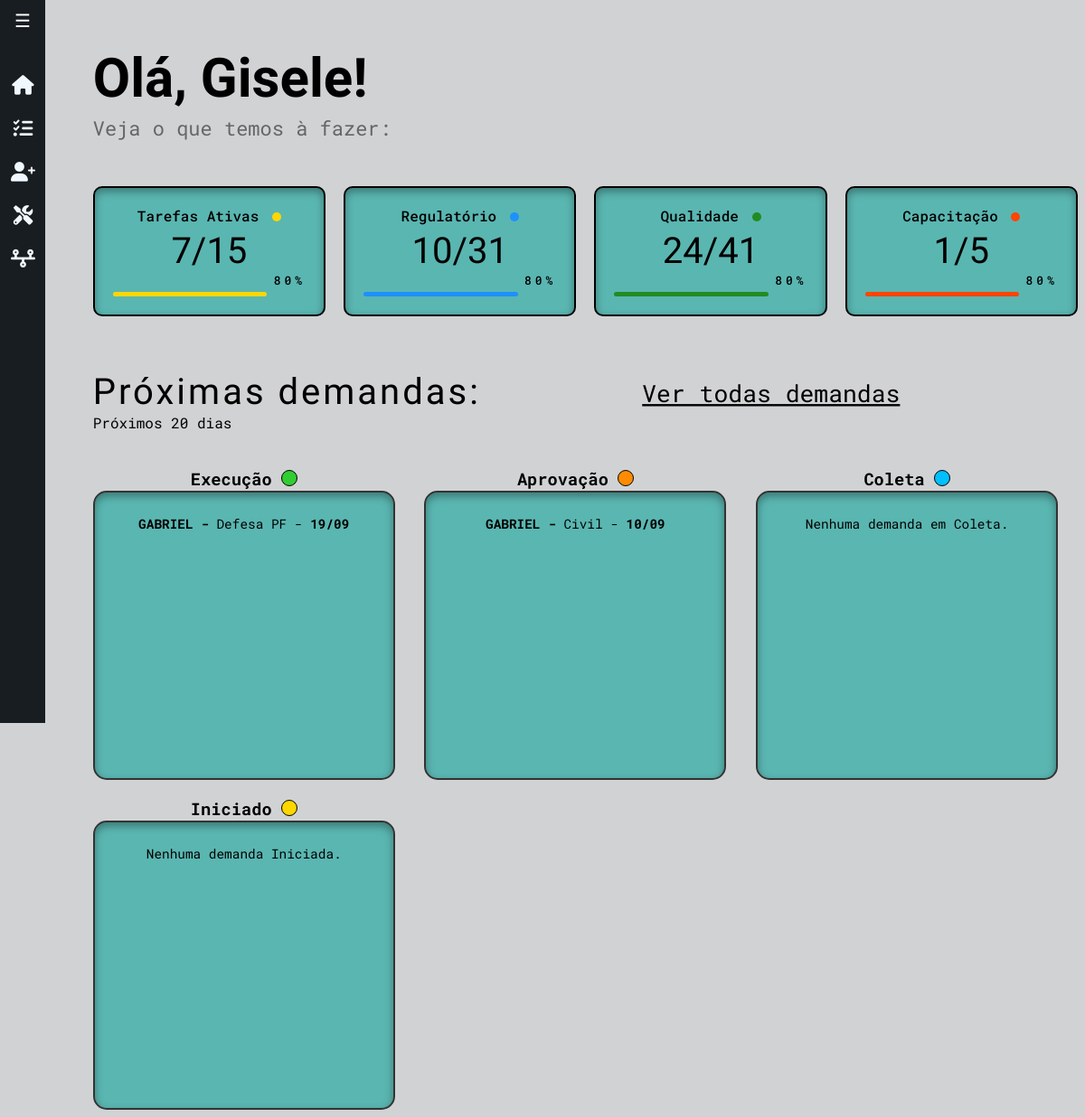
Page /ambielle/ on the earlier database version.
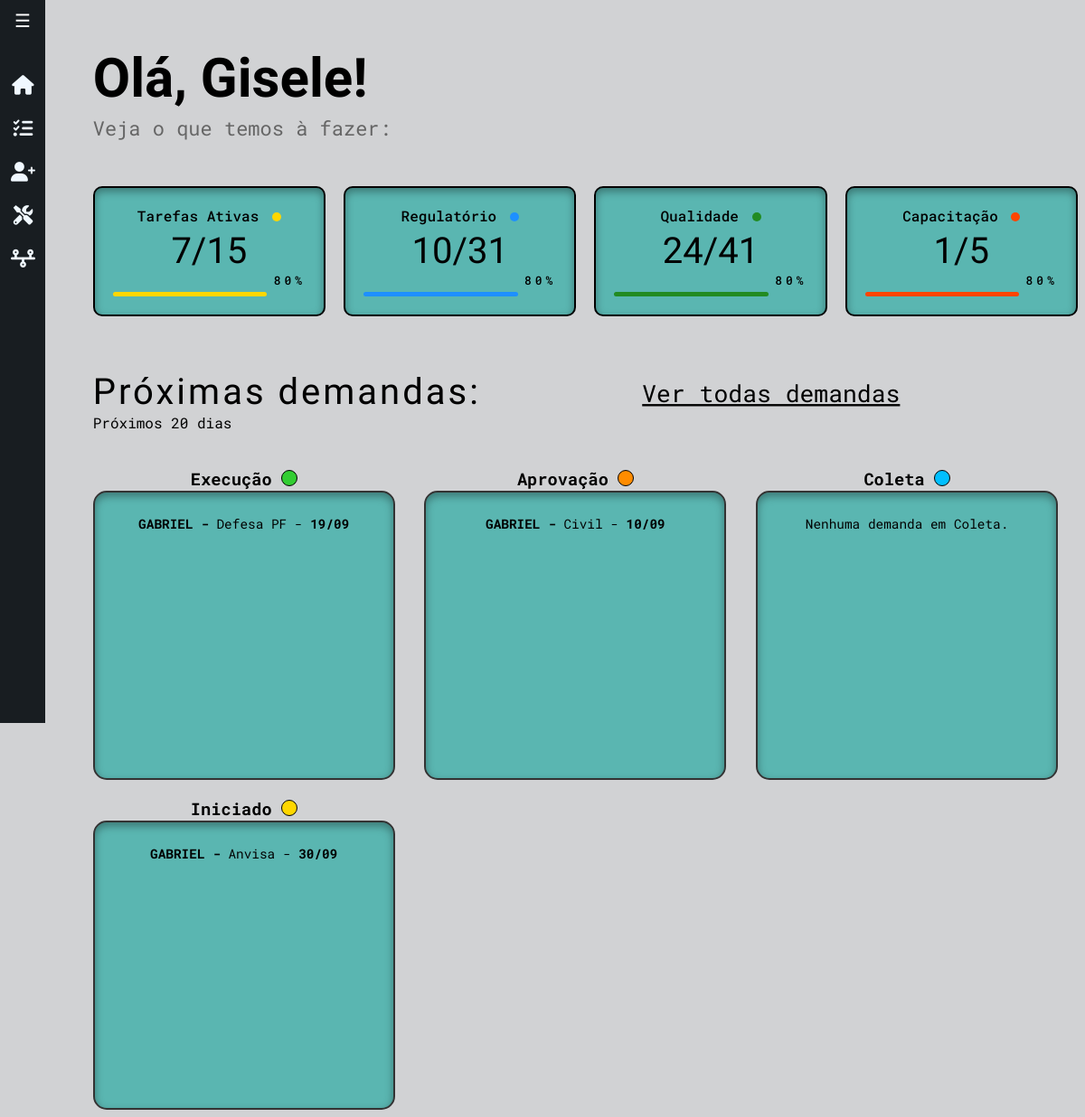
Same page on the later database version.
### workflow/models.py (models this page shows, shortened)
class Tarefa(models.Model):
    STATUS_CHOICES = [
        ('Iniciado', 'Iniciado'),
        ('Coleta De Informações', 'Coleta de Informações'),
        ('Execucao', 'Execução'),
        ('Aprovação Cliente', 'Aprovação Cliente'),
        ('Concluído', 'Concluído'),
        ('Encerrado', 'Encerrado'),
    ]
    TIPO_SERVICO_CHOICES = [
        ('Anvisa', 'Anvisa'),
        ('Civil', 'Civil'),
        ('Defesa PF', 'Defesa PF'),
        ('Exército', 'Exército'),
        ('Gestão de Processos', 'Gestão de Processos'),
        ('Ibama', 'Ibama'),
        ('ISO 9001', 'ISO 9001'),
        ('IAT', 'IAT'),
        ('Liderança', 'Liderança'),
        ('Mapa Da PF', 'Mapa Da PF'),
        ('Polícia Federal', 'Polícia Federal'),
        ('PRODIR', 'PRODIR'),
        ('RDC Anvisa', 'RDC Anvisa'),
        ('Recursos Humanos', 'Recursos Humanos'),
        ('Regulatório', 'Regulatório'),
        ('SASSMAQ', 'SASSMAQ'),
        ('SINIR', 'SINIR'),
        ('Treinamento (E-book)', 'Treinamento (E-book)'),
        ('Treinamento (On-line)', 'Treinamento (On-line)'),
        ('Treinamento (Presencial)', 'Treinamento (Presencial)'),
    ]
    tipo_servico = models.CharField(max_length=50, choices=TIPO_SERVICO_CHOICES, default='ANVISA')
    cliente = models.ForeignKey(Cliente, on_delete=models.CASCADE)
    status = models.CharField(max_length=50, choices=STATUS_CHOICES, default='iniciado')
    data_inicio = models.DateField(default=timezone.now)
    prazo_final = models.DateField(null=True, blank=True)
    observacoes = models.TextField(blank=True, null=True)

class Cliente(models.Model):
    nome = models.CharField(max_length=255)
    endereco = models.CharField(max_length=255)
    razao_social = models.CharField(max_length=255, blank=True, null=True)
    telefone = models.CharField(max_length=15)
    email = models.EmailField()
    contato_principal = models.CharField(max_length=255)
    contato_secundario = models.CharField(max_length=255, blank=True, null=True)
    proposta_link = models.URLField(blank=True, null=True)
    def __str__(self):
        return f"{self.nome}"

### workflow/views/getPage.py (the view)
# urls.py: path('ambielle/', views.index, name='index'),
def index(request):
    title = 'Home'
    hoje = timezone.now().date()
    data_limite = hoje + timedelta(days=20)
    demandas_execucao = Tarefa.objects.filter(status='Execucao', prazo_final__lte=data_limite).order_by('prazo_final')
    demandas_aprovacao = Tarefa.objects.filter(status='Aprovação Cliente', prazo_final__lte=data_limite).order_by('prazo_final')
    demandas_coleta = Tarefa.objects.filter(status='Coleta de Informações', prazo_final__lte=data_limite).order_by('prazo_final')
    demandas_iniciado = Tarefa.objects.filter(status='Iniciado', prazo_final__lte=data_limite).order_by('prazo_final')
    context ={
        'title': title,
        'demandas_execucao': demandas_execucao,
        'demandas_aprovacao': demandas_aprovacao,
        'demandas_coleta': demandas_coleta,
        'demandas_iniciado': demandas_iniciado,
    }
    return render(
        request,
        'workflow/home.html',
        context,
    )

### workflow/templates/workflow/home.html
{% extends 'global/base.html' %}
{% block content %}
  <div class="saudacao">
    <h1>Olá, <strong>Gisele!</strong></h1>
    <span>Veja o que temos à fazer:</span>
  </div>
<div class="container">
  <div class="card">
    <h2>Tarefas Ativas <span class="dot yellow"></span></h2>
    <div class="progress-info">
      <span class="numberof">7/15</span>
      <span class="percent">80%</span>
    </div>
    <div class="progress-bar yellow"></div>
  </div>
  <div class="card">
    <h2>Regulatório <span class="dot blue"></span></h2>
    <div class="progress-info">
      <span class="numberof">10/31</span>
      <span class="percent">80%</span>
    </div>
    <div class="progress-bar blue"></div>
  </div>
  <div class="card">
    <h2>Qualidade <span class="dot green"></span></h2>
    <div class="progress-info">
      <span class="numberof">24/41</span>
      <span class="percent">80%</span>
    </div>
    <div class="progress-bar green"></div>
  </div>
  <div class="card">
    <h2>Capacitação <span class="dot red"></span></h2>
    <div class="progress-info">
      <span class="numberof">1/5</span>
      <span class="percent">80%</span>
    </div>
    <div class="progress-bar red"></div>
  </div>
</div>
<div class="demand-container">
  <div class="prox-demanda">
    <div class="principal">
      <h2>Próximas demandas:</h2>
      <p>Próximos 20 dias</p>
    </div>
    <a href=" {% url 'workflow:getTarefas' %}">Ver todas demandas</a>
  </div>
  <div class="demand-cards-wrapper">
    <div class="demand-cards-status">
      <div class="status">
        <h3>Execução <svg xmlns="http://www.w3.org/2000/svg" width="18" height="18" viewBox="0 0 18 18" fill="none">
            <circle cx="9" cy="9" r="8.5" fill="#32CD32" stroke="black" />
          </svg>
        </h3>
      </div>
      <div class="demand-card">
        {% for demanda in demandas_execucao %}
        <p><strong>{{ demanda.cliente|upper }} - </strong>{{ demanda.tipo_servico }}  -
          <strong>{{ demanda.prazo_final|date:"d/m" }}</strong></p>
        {% empty %}
        <p>Nenhuma demanda em Execução.</p>
        {% endfor %}
      </div>
    </div>
    <div class="demand-cards-status">
      <div class="status">
        <h3>Aprovação <svg xmlns="http://www.w3.org/2000/svg" width="18" height="19" viewBox="0 0 18 19" fill="none">
            <circle cx="9" cy="9.04138" r="8.5" fill="#FF8C00" stroke="black" />
          </svg></h3>
      </div>
      <div class="demand-card">
        {% for demanda in demandas_aprovacao %}
        <p><strong>{{ demanda.cliente|upper }} - </strong>{{ demanda.tipo_servico }} -
          <strong>{{ demanda.prazo_final|date:"d/m" }}</strong></p>
        {% empty %}
        <p>Nenhuma demanda em Aprovação.</p>
        {% endfor %}
      </div>
    </div>
    <div class="demand-cards-status">
      <div class="status">
        <h3>Coleta <svg xmlns="http://www.w3.org/2000/svg" width="18" height="18" viewBox="0 0 18 18" fill="none">
            <circle cx="9" cy="9" r="8.5" fill="#00BFFF" stroke="black" />
          </svg>
        </h3>
      </div>
      <div class="demand-card">
        {% for demanda in demandas_coleta %}
        <p><strong>{{ demanda.cliente|upper }} - </strong>{{ demanda.tipo_servico }} -
          <strong>{{ demanda.prazo_final|date:"d/m" }}</strong></p>
        {% empty %}
        <p>Nenhuma demanda em Coleta.</p>
        {% endfor %}
      </div>
    </div>
      <div class="demand-cards-status">
        <div class="status">
            <h3>Iniciado <svg xmlns="http://www.w3.org/2000/svg" width="18" height="18" viewBox="0 0 18 18" fill="none">
                    <circle cx="9" cy="9" r="8.5" fill="#FFD700" stroke="black"/>
                </svg></h3>
        </div>
        <div class="demand-card">
            {% for demanda in demandas_iniciado %}
            <p><strong>{{ demanda.cliente|upper }} - </strong>{{ demanda.tipo_servico }} - <strong>{{ demanda.prazo_final|date:"d/m" }}</strong></p>
            {% empty %}
            <p>Nenhuma demanda Iniciada.</p>
            {% endfor %}
        </div>
      </div>
  </div>
</div>
{% endblock %}

Differences in the rows shown:
added Tarefa: cliente "GABRIEL", tipo_servico "Anvisa", prazo_final "30/09", shown under "Iniciado"
Other differences:
text no longer shown: "Nenhuma demanda Iniciada."
